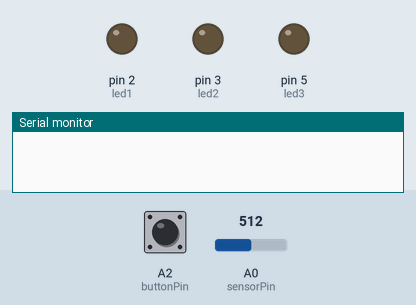
Bench run of a sketch on a simulated Arduino Uno, built with avr-gcc and run on an emulated ATmega328P. Shown: output pins drawn as LEDs (lit = HIGH), the last lines printed to the serial monitor. Inputs (shaded band) come from the test bench; at power-on: A2 (buttonPin) HIGH, A0 (sensorPin) = 512.

Above: at 1.8 s.
1.9 s: A2 (buttonPin) pulled LOW for 0.6 s
4.2 s: A0 (sensorPin) set to 677
7.2 s: A0 (sensorPin) set to 705
At 8.1 s:
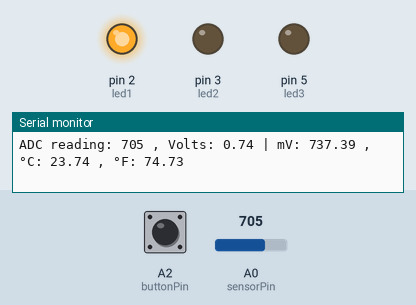
8.7 s: A0 (sensorPin) set to 716
At 9.9 s:
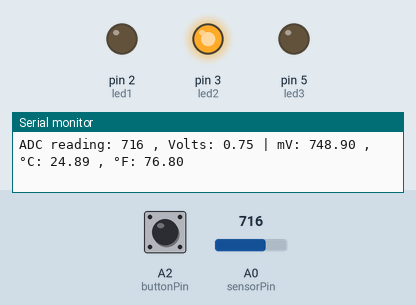
10.2 s: A0 (sensorPin) set to 751
At 10.6 s:
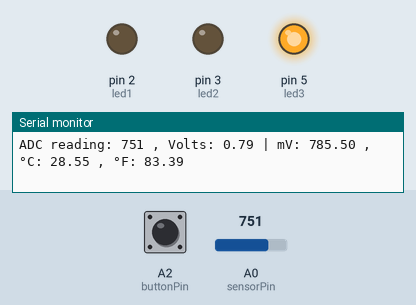
11.8 s: A0 (sensorPin) set to 511
At 12.5 s:
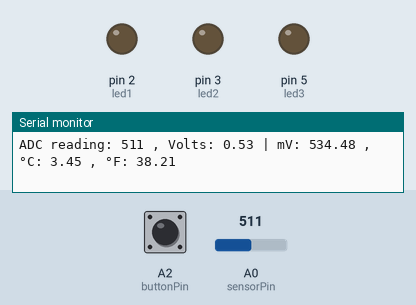
Timing chart, 0 to 14.3 s (numbered marks = the images above; inputs shaded):
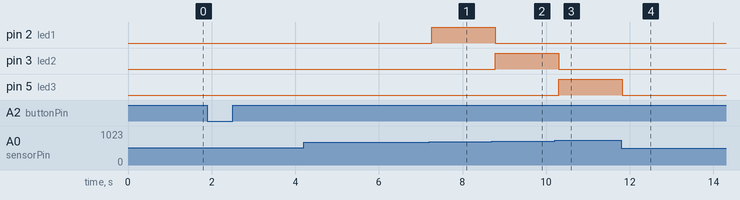

The sketch:

sensor_assignment_copy_20250404161912.ino
```cpp
const int sensorPin = A0;
int reading;
float volts;
float millivolts;
float degreesC;    // temp in deg C for serial monitor
float degreesF;

const int led1 = 2;  // blue LED
const int led2 = 3;  // green LED
const int led3 = 5;  // red LED

const int thresh1 = 22;
const int thresh2 = 24;
const int thresh3 = 27;

const float aref_voltage = 1.07;

const int buttonPin = A2;
int buttonState = 0;
int lastButtonState = HIGH;  // using pullup, so starts high
bool systemOn = false;       // thermometer system on/off

void setup() {
  pinMode(led1, OUTPUT);
  pinMode(led2, OUTPUT);
  pinMode(led3, OUTPUT);

  pinMode(buttonPin, INPUT_PULLUP);
  analogReference(INTERNAL);
  Serial.begin(9600);
}

void loop() {
  buttonState = digitalRead(buttonPin);

  // if button pressed, toggle system on/off
  if (buttonState == LOW && lastButtonState == HIGH) {
    systemOn = !systemOn;
    delay(200);
  }
  lastButtonState = buttonState;

  if (systemOn) {
    reading = analogRead(sensorPin);
    volts = reading * aref_voltage / 1023.0;
    millivolts = volts * 1000;
    degreesC = (millivolts - 500) / 10;
    degreesF = (degreesC * 9 / 5) + 32;

    // decide which LED to light up based on temp
    if (degreesC >= thresh3) {
      digitalWrite(led3, HIGH);
      digitalWrite(led2, LOW);
      digitalWrite(led1, LOW);
    }
    else if (degreesC >= thresh2) {
      digitalWrite(led3, LOW);
      digitalWrite(led2, HIGH);
      digitalWrite(led1, LOW);
    }
    else if (degreesC >= thresh1) {
      digitalWrite(led3, LOW);
      digitalWrite(led2, LOW);
      digitalWrite(led1, HIGH);
    }
    else {
      digitalWrite(led3, LOW);
      digitalWrite(led2, LOW);
      digitalWrite(led1, LOW);
    }

    // print temp info to Serial Monitor
    Serial.print("ADC reading: ");
    Serial.print(reading);
    Serial.print(" , Volts: ");
    Serial.print(volts);
    Serial.print(" | mV: ");
    Serial.print(millivolts);
    Serial.print(" , °C: ");
    Serial.print(degreesC);
    Serial.print(" , °F: ");
    Serial.println(degreesF);
  }
  else {
    // turn off all LEDs if system off
    digitalWrite(led1, LOW);
    digitalWrite(led2, LOW);
    digitalWrite(led3, LOW);
  }

  delay(500);  // pause before next loop
}
```

Measured:
- the behaviour switches between 688 and 689 on A0 (sensorPin) (found by bisection; images 0 and 1)
- the behaviour switches between 736 and 737 on A0 (sensorPin) (found by bisection; images 2 and 3)
- after the input at 7.2 s, pin 2 (led1): LOW → HIGH after 0.06 s
- after the input at 8.7 s, pin 2 (led1): HIGH → LOW after 0.08 s; pin 3 (led2): LOW → HIGH after 0.08 s
- after the input at 10.2 s, pin 3 (led2): HIGH → LOW after 0.10 s; pin 5 (led3): LOW → HIGH after 0.10 s
- after the input at 11.8 s, pin 5 (led3): HIGH → LOW at once
